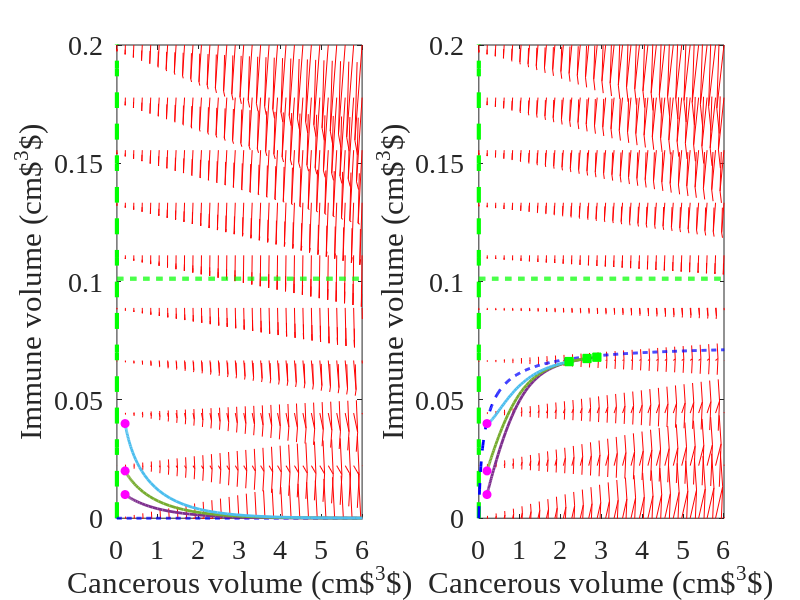
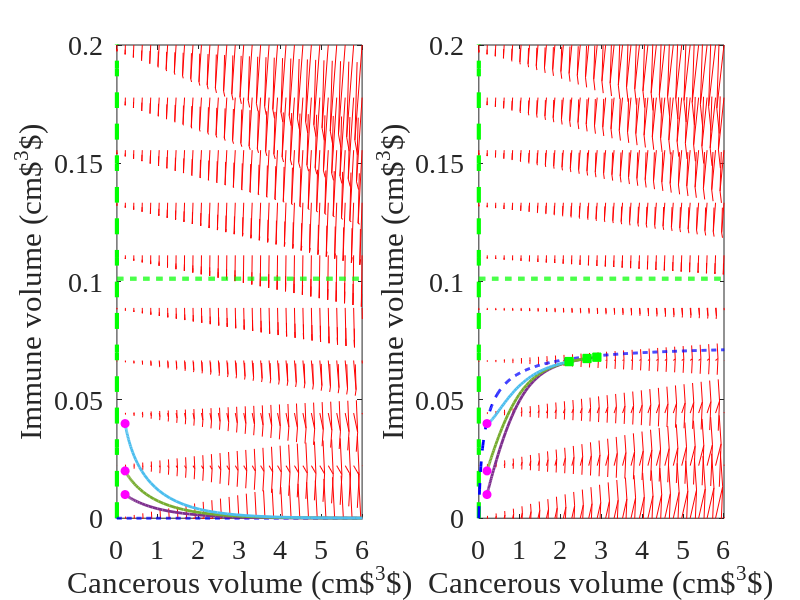

Source code (MATLAB) for these figures, in order:

close all
clear all;
tf = 20;

group = 'C';
whichcells = 'E';
xx1 = 0; 
yy1 = 0; 
C0 = 0.200;
if group == 'C' && whichcells == 'E'
params = [0.25 2.47 0.55 0.16 0.81 0.36 3.28 0.00 0.00]; %E0771 control
xx2 = 6; yy2 = 0.2;
Vec = [0 0.60]*C0;
elseif group == 'T' && whichcells == 'E'
params = [0.25 9.89 1.88 0.49 0.81 0.07 3.28 0.21 0.07]; %E0771 treated
xx2 = 0.4; yy2 = 0.1;
Vec = [0.05 0.65]*C0;
elseif group == 'C' && whichcells == 'M'
params = [0.30 2.70 0.25 0.75 0.21 0.00 1.76 0.00 0.00]; %MC38 control
xx2 = 6; yy2 = 0.2;
Vec = [0.05 0.20]*C0;
elseif group == 'T' && whichcells == 'M'
params = [0.30 0.56 0.54 0.10 0.21 0.35 1.76 2.89 0.10]; %MC38 responders
xx2 = 1; yy2 = 0.4;
Vec = [0 0.95]*C0;
elseif group == 'b' && whichcells == 'M'
params = [0.30 0.56 0.54 0.10 1.31 0.05 1.76 2.89 0.10]; %MC38 nonresponders b_I
xx2 = 9; yy2 = 0.3;
Vec = [0 0.15]*C0;
elseif group == 'k' && whichcells == 'M'
params = [0.30 0.56 0.11 0.10 0.21 0.05 1.76 2.89 0.10]; %MC38 nonresponders g_I
xx2 = 9; yy2 = 0.3;
Vec = [0 0.15]*C0;
elseif group == 'u' && whichcells == 'M'
params = [0.30 0.07 0.54 0.10 0.21 0.05 1.76 2.19 0.10]; %MC38 nonresponders u_C + gam
xx2 = 9; yy2 = 6;
Vec = [0 0.15]*C0;
end
 g_C = params(1);
 u_C = params(2);%*(1+params(8));
 g_I = params(3);%*(1+params(8));
 a_V = params(4);
 b_I = params(5);
 g_V = params(6);
 u_V = params(7);



 
%   t = 0:0.05:tf;
%  drug = zeros(size(t));
% for jj = 1:numel(t)
%     if t(jj) < 3
%         drug(jj) = 1+D*exp(-r*t(jj));
%     elseif t(jj) < 6
%         drug(jj) = 1+D*exp(-r*(t(jj)-3));
%     else
%         drug(jj) = 1+D*exp(-r*(t(jj)-6));
%     end
% end
drug = 1;

%Equations: 
%        dC/dt = g_C*C - u_C*C*I
%        dI/dt = g_I*I*(C - I) + a_V*V*(C - I) - b_I*I*C
%        dV/dt = g_V*(C + I - V) - u_V*V*C

%For simplicity allowing V to be 3 constants
V = Vec(1);

figure
f = @(t,Y) [g_C*Y(1) - u_C*(max(drug))*Y(1)*Y(2); ...
             g_I*(max(drug)).*Y(2)*(Y(1) - Y(2)) + a_V*V*(Y(1) - Y(2))-b_I*Y(1)*Y(2)];

y1 = linspace(0,xx2,30);
y2 = linspace(0,yy2,10);

% creates two matrices one for all the x-values on the grid, and one for
% all the y-values on the grid.
[x,y] = meshgrid(y1,y2);
u = zeros(size(x));
v = zeros(size(x));

% we can use a single loop over each element to compute the derivatives at
% each point (y1, y2)
t=0; % we want the derivatives at each point at t=0, i.e. the starting time
for i = 1:numel(x)
    Yprime = f(t,[x(i); y(i)]);
    u(i) = Yprime(1);
    v(i) = Yprime(2);
end
b = subplot(1,2,1);
quiver(x,y,u,v,'r'); 
xlabel('Cancerous volume (cm$^3$)')
ylabel('Immune volume (cm$^3$)')
axis([xx1 xx2 yy1 yy2])
hold on
 II = 0:0.01:10;
 TT = 0:0.01:10;
 %Tumor nulls
 T = 0;
 plot(T*ones(size(II)),II,'g--','linewidth',3)
 Im = g_C/u_C;
 plot(TT,Im*ones(size(TT)),'g--','linewidth',3)
 
%Immune nulls
 Im = (-(g_I*TT-b_I*TT-a_V*V)-sqrt(((g_I*TT-b_I*TT-a_V*V).^2) - 4*(-g_I)*(a_V*V*TT)))/(2*(-g_I));
 plot(TT,Im,'b--','linewidth',2)
  Im = (-(g_I*TT-b_I*TT-a_V*V)+sqrt(((g_I*TT-b_I*TT-a_V*V).^2) - 4*(-g_I)*(a_V*V*TT)))/(2*(-g_I));
 plot(TT,Im,'b--','linewidth',2)

for y20 = C0*[0.05 0.10 0.20]
    [ts,ys] = ode45(f,[0,tf],[C0;y20]);
    plot(ys(:,1),ys(:,2),'LineWidth',2)
    plot(ys(1,1),ys(1,2),'mo','MarkerFaceColor','m') % starting point
    plot(ys(end,1),ys(end,2),'gs','MarkerFaceColor','g') % ending point
end
set(b,'FontName','Times New Roman','FontSize',20);


% b = subplot(2,3,4);
% hold on
% for y20 = C0*[0.05 0.10 0.20]
%     [ts,ys] = ode45(f,[0,tf],[C0;y20]);
%     plot(ts,ys(:,1)+ys(:,2))
% end
% xlabel('Time (days)')
% ylabel('Total tumor volume (cm$^3$)')
% set(b,'FontName','Times New Roman','FontSize',20);

V = Vec(2);
f = @(t,Y) [g_C*Y(1) - u_C*drug.*Y(1)*Y(2); ...
             g_I*drug.*Y(2)*(Y(1) - Y(2)) + a_V*V*(Y(1) - Y(2))-b_I*Y(1)*Y(2)];

% creates two matrices one for all the x-values on the grid, and one for
% all the y-values on the grid.
[x,y] = meshgrid(y1,y2);
u = zeros(size(x));
v = zeros(size(x));

% we can use a single loop over each element to compute the derivatives at
% each point (y1, y2)
t=0; % we want the derivatives at each point at t=0, i.e. the starting time
for i = 1:numel(x)
    Yprime = f(t,[x(i); y(i)]);
    u(i) = Yprime(1);
    v(i) = Yprime(2);
end
b = subplot(1,2,2);
quiver(x,y,u,v,'r'); 
xlabel('Cancerous volume (cm$^3$)')
ylabel('Immune volume (cm$^3$)')
axis([xx1 xx2 yy1 yy2])
hold on
 II = 0:0.01:10;
 TT = 0:0.01:10;
 %Tumor nulls
 T = 0;
 plot(T*ones(size(II)),II,'g--','linewidth',3)
 Im = g_C/u_C;
 plot(TT,Im*ones(size(TT)),'g--','linewidth',3)
 
 %Immune nulls
 Im = (-(g_I*TT-b_I*TT-a_V*V)-sqrt(((g_I*TT-b_I*TT-a_V*V).^2) - 4*(-g_I)*(a_V*V*TT)))/(2*(-g_I));
 plot(TT,Im,'b--','linewidth',2)
  Im = (-(g_I*TT-b_I*TT-a_V*V)+sqrt(((g_I*TT-b_I*TT-a_V*V).^2) - 4*(-g_I)*(a_V*V*TT)))/(2*(-g_I));
 plot(TT,Im,'b--','linewidth',2)
 
for y20 = C0*[0.05 0.10 0.20]
    [ts,ys] = ode45(f,[0,tf],[C0;y20]);
    plot(ys(:,1),ys(:,2),'LineWidth',2)
    plot(ys(1,1),ys(1,2),'mo','MarkerFaceColor','m') % starting point
    plot(ys(end,1),ys(end,2),'gs','MarkerFaceColor','g') % ending point
end
set(b,'FontName','Times New Roman','FontSize',20);

% b = subplot(2,3,5);
% hold on
% for y20 = C0*[0.05 0.10 0.20]
%     [ts,ys] = ode45(f,[0,tf],[C0;y20]);
%     plot(ts,ys(:,1)+ys(:,2))
% end
% xlabel('Time (days)')
% ylabel('Total tumor volume (cm$^3$)')
% set(b,'FontName','Times New Roman','FontSize',20);

% V = Vec(3);
%  
% f = @(t,Y) [g_C*Y(1) - u_C*drug.*Y(1)*Y(2); ...
%              g_I*drug.*Y(2)*(Y(1) - Y(2)) + a_V*V*(Y(1) - Y(2))-b_I*Y(1)*Y(2)];
% 
% % creates two matrices one for all the x-values on the grid, and one for
% % all the y-values on the grid.
% [x,y] = meshgrid(y1,y2);
% u = zeros(size(x));
% v = zeros(size(x));
% 
% % we can use a single loop over each element to compute the derivatives at
% % each point (y1, y2)
% t=0; % we want the derivatives at each point at t=0, i.e. the starting time
% for i = 1:numel(x)
%     Yprime = f(t,[x(i); y(i)]);
%     u(i) = Yprime(1);
%     v(i) = Yprime(2);
% end
% b = subplot(1,3,3);
% quiver(x,y,u,v,'r'); 
% xlabel('Cancerous volume (cm$^3$)')
% ylabel('Immune volume (cm$^3$)')
% axis([xx1 xx2 yy1 yy2])
% hold on
%  II = 0:0.01:10;
%  TT = 0:0.01:10;
%  %Tumor nulls
%  T = 0;
%  plot(T*ones(size(II)),II,'g--','linewidth',3)
%  Im = g_C/u_C;
%  plot(TT,Im*ones(size(TT)),'g--','linewidth',3)
%  
%  %Immune nulls
%  Im = (-(g_I*TT-b_I*TT-a_V*V)-sqrt(((g_I*TT-b_I*TT-a_V*V).^2) - 4*(-g_I)*(a_V*V*TT)))/(2*(-g_I));
%  plot(TT,Im,'b--','linewidth',2)
%   Im = (-(g_I*TT-b_I*TT-a_V*V)+sqrt(((g_I*TT-b_I*TT-a_V*V).^2) - 4*(-g_I)*(a_V*V*TT)))/(2*(-g_I));
%  plot(TT,Im,'b--','linewidth',2)
%  
% for y20 = C0*[0.05 0.10 0.20]
%     [ts,ys] = ode45(f,[0,tf],[C0;y20]);
%     plot(ys(:,1),ys(:,2),'LineWidth',2)
%     plot(ys(1,1),ys(1,2),'mo','MarkerFaceColor','m') % starting point
%     plot(ys(end,1),ys(end,2),'gs','MarkerFaceColor','g') % ending point
% end
% 
set(b,'FontName','Times New Roman','FontSize',20);

% b = subplot(2,3,6);
% hold on
% for y20 = C0*[0.05 0.10 0.20]
%     [ts,ys] = ode45(f,[0,tf],[C0;y20]);
%     plot(ts,ys(:,1)+ys(:,2))
% end
% xlabel('Time (days)')
% ylabel('Total tumor volume (cm$^3$)')
% set(b,'FontName','Times New Roman','FontSize',20);

set(gcf, 'Position', get(0, 'Screensize'));

savefig([group 'NullsCIV' whichcells '.fig'])
saveas(gcf,[group 'NullsCIV' whichcells],'png');  

%~~~~~~~~~~~~~~~~~~~~~~~~~~~~~~~~~~~~~~~~~~~~~~~~~~~~~~~~~~~~~~~~~~~~~~~~~~
%end of file